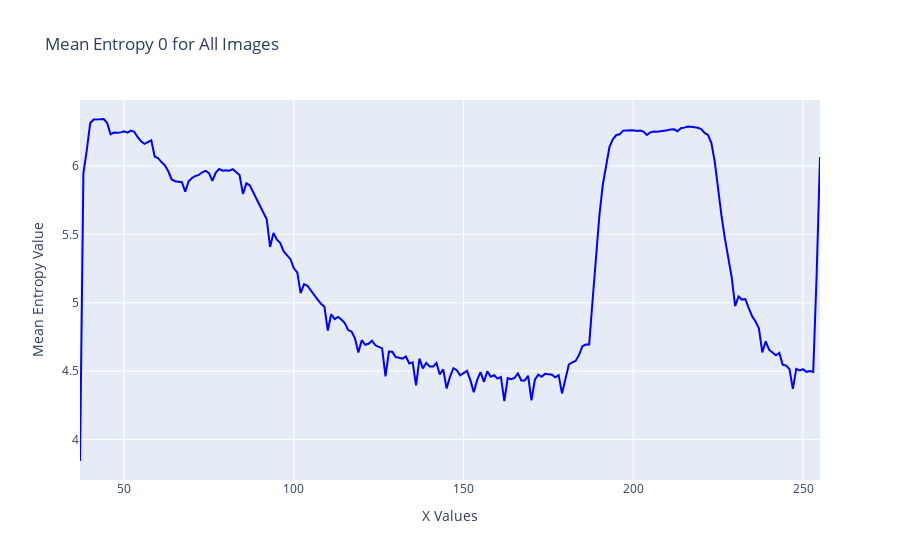
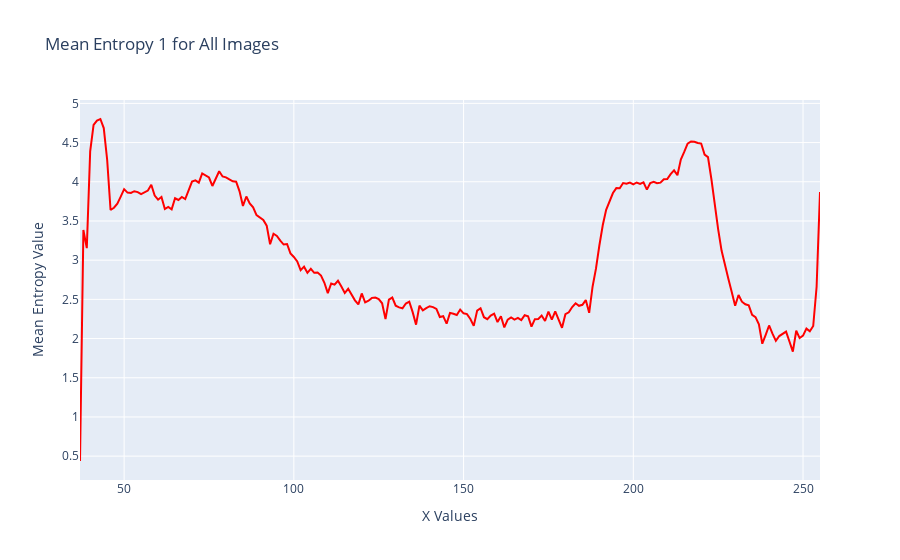

Write notebook code for charts like these, in order.
### Code cell
import os
import pandas as pd
import plotly.graph_objects as go

# Parent directory containing folders with Excel files for each image
entropy_parent_folder = "C:\\Users\\Aneesh PB\\Downloads\\Topology Project\\New Data\\Entropy\\Malignant cases\\"

# Initialize dictionaries to store entropy values for each x value
entropy_0_dict = {}
entropy_1_dict = {}

# Iterate over all the entropy files
for entropy_file in os.listdir(entropy_parent_folder):
    if entropy_file.endswith('_Entropy_values.xlsx'):
        entropy_file_path = os.path.join(entropy_parent_folder, entropy_file)

        # Read the entropy values DataFrame
        entropy_df = pd.read_excel(entropy_file_path)

        # Extract x values from the first column
        x_values = entropy_df.iloc[:, 0]#.apply(lambda x: int(x.split('.')[0]))

        # Extract numerical part from the values in arrays
        # entropy_df['Entropy 0'] = entropy_df['Entropy 0'].apply(lambda x: float(x[1:-1]))
        # entropy_df['Entropy 1'] = entropy_df['Entropy 1'].apply(lambda x: float(x[1:-1]))

        # Update entropy dictionaries with mean values for each x value
        for x, entropy_0, entropy_1 in zip(x_values, entropy_df['Entropy 0'], entropy_df['Entropy 1']):
            if x not in entropy_0_dict:
                entropy_0_dict[x] = [entropy_0]
                entropy_1_dict[x] = [entropy_1]
            else:
                entropy_0_dict[x].append(entropy_0)
                entropy_1_dict[x].append(entropy_1)

# Calculate mean entropy values for each x value
mean_entropy_0 = {x: sum(values) / len(values) for x, values in entropy_0_dict.items()}
mean_entropy_1 = {x: sum(values) / len(values) for x, values in entropy_1_dict.items()}
mean_entropy_0 = dict(sorted(mean_entropy_0.items()))
mean_entropy_1 = dict(sorted(mean_entropy_1.items()))

# Create plots for mean entropy 0 and mean entropy 1
fig0 = go.Figure()
fig0.add_trace(go.Scatter(x=list(mean_entropy_0.keys()), y=list(mean_entropy_0.values()),
                           mode='lines', name='Mean Entropy 0', line=dict(color='blue')))
fig0.update_layout(title='Mean Entropy 0 for All Images',
                   xaxis_title='X Values',
                   yaxis_title='Mean Entropy Value')

fig1 = go.Figure()
fig1.add_trace(go.Scatter(x=list(mean_entropy_1.keys()), y=list(mean_entropy_1.values()),
                           mode='lines', name='Mean Entropy 1', line=dict(color='red')))
fig1.update_layout(title='Mean Entropy 1 for All Images',
                   xaxis_title='X Values',
                   yaxis_title='Mean Entropy Value')

fig0.show()
fig1.show()

### Figure 1 — Plotly figure (JSON) as saved in the notebook; plotly's stock layout.template omitted (floating-point values rounded to 4 significant figures; data arrays with more than 128 entries replaced by an {"elided": "..."} marker saying what was removed)
{"data": [{"line": {"color": "blue"}, "mode": "lines", "name": "Mean Entropy 0", "type": "scatter", "x": {"elided": "219 int values"}, "y": {"elided": "219 float values"}}], "layout": {"title": {"text": "Mean Entropy 0 for All Images"}, "xaxis": {"title": {"text": "X Values"}}, "yaxis": {"title": {"text": "Mean Entropy Value"}}}}

### Figure 2 — Plotly figure (JSON) as saved in the notebook; plotly's stock layout.template omitted (floating-point values rounded to 4 significant figures; data arrays with more than 128 entries replaced by an {"elided": "..."} marker saying what was removed)
{"data": [{"line": {"color": "red"}, "mode": "lines", "name": "Mean Entropy 1", "type": "scatter", "x": {"elided": "219 int values"}, "y": {"elided": "219 float values"}}], "layout": {"title": {"text": "Mean Entropy 1 for All Images"}, "xaxis": {"title": {"text": "X Values"}}, "yaxis": {"title": {"text": "Mean Entropy Value"}}}}
